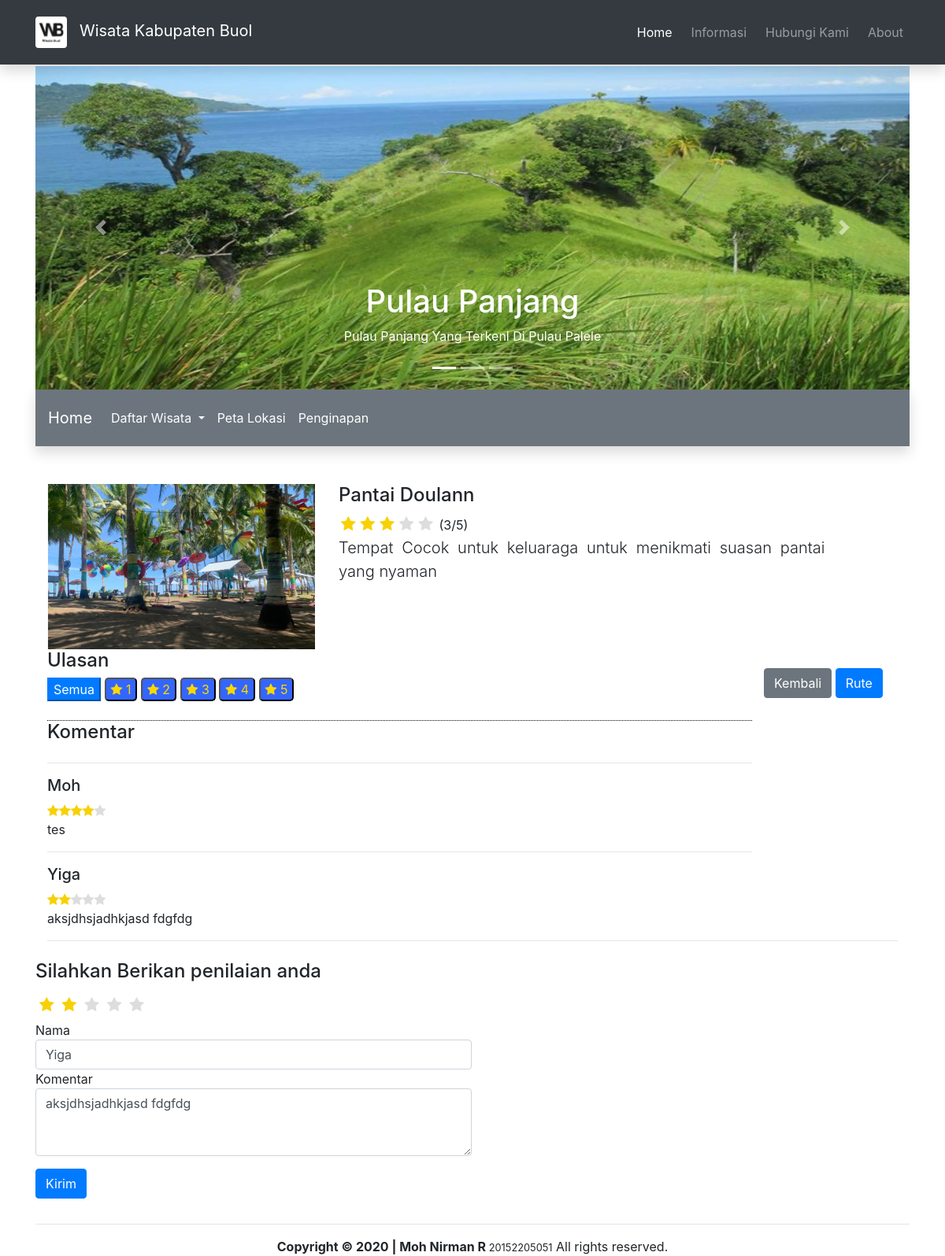
/?page=detail_p&id=2, run on the app's committed database.
### tables this page shows
CREATE TABLE `pantai` (
  `id_pantai` int(6) NOT NULL,
  `nm_pantai` varchar(30) NOT NULL,
  `gr_lintang` varchar(30) NOT NULL,
  `gr_bujur` varchar(30) NOT NULL,
  `inf_pantai` longtext NOT NULL,
  `gambar` varchar(100) NOT NULL,
  `id_user` int(11) NOT NULL
);

CREATE TABLE `p_rating` (
  `id_user` varchar(11) NOT NULL,
  `rating` tinyint(1) NOT NULL,
  `perbaikan` varchar(255) NOT NULL,
  `id_pantai` varchar(11) NOT NULL,
  `nama_user` varchar(11) NOT NULL,
  `komentar` varchar(1000) NOT NULL
);

### pantai/detail_p.php (the view, shortened to what this page needs)
<?php
require_once('admin/administrator/config/koneksi.php');
$get = $config->query("SELECT c.id_pantai AS id_pantai, nm_pantai, inf_pantai, AVG(rating) AS rating, gambar FROM pantai c LEFT JOIN p_rating r ON(c.id_pantai = r.id_pantai) WHERE c.id_pantai = '" . $_GET['id'] . "'");
$d = $get->fetch_assoc();
$star = '';
for ($i = 1; $i <= 5; $i++) {
    if ($i <= ceil($d['rating'])) {
        $star .= '<span class="on"><i class="fa fa-star"></i></span>';
    } else {
        $star .= '<span class="off"><i class="fa fa-star"></i></span>';
    }
}
$id_user = $_SERVER['REMOTE_ADDR'];
$cek    = $config->query("SELECT * FROM `p_rating` WHERE  id_pantai = '" . $_GET['id'] . "' AND id_user = '" . $id_user . "'");
if ($cek->num_rows > 0) {
    $cek = $cek->fetch_assoc();
    $nama = $cek['nama_user'];
    $ulasan = $cek['komentar'];
}
?>
<!DOCTYPE html>
<html lang="en">
<head>
    <link rel="stylesheet" href="./css/bootstrap.css">
</head>
<body>
    <div class="container">
        <div class="row mt-5">
            <div class="col-md-4">
                <img src="admin/administrator/assets/img/foto_wisata/<?php echo $d['gambar']; ?>" width="100%">
            </div>
            <div class="col-md-7">
                <h4><?php echo $d['nm_pantai']; ?></h4>
                <div class="star">
                    <?php echo $star; ?> (<?php echo ($d['rating'] != '') ? (int)$d['rating'] : 0; ?>/5)
                </div>
                <div class="clearfix"></div>
                <p align="justify" class="lead"><?php echo $d['inf_pantai']; ?></p>
            </div>
            <div class="col-lg-10">
                <h4>Ulasan</h4>
                <button class="btn-primary"><a onClick="window.location.reload()">Semua</a></button>
                <button type="button" value="1" class="rating-filter" style="color: gold; background-color: #3366FF; border-radius: 5px; " title="Buruk - 1 Bintang"><i class="fa fa-star"></i> 1</button>
                <button type="button" value="2" class="rating-filter" style="color: gold; background-color: #3366FF; border-radius: 5px; " title="Tidak Buruk - 2 Bintang"><i class="fa fa-star"></i> 2</button>
                <button type="button" value="3" class="rating-filter" style="color: gold; background-color: #3366FF; border-radius: 5px; " title="Bagus - 3 Bintang"><i class="fa fa-star"></i> 3</button>
                <button type="button" value="4" class="rating-filter" style="color: gold; background-color: #3366FF; border-radius: 5px; " title="Sangat Bagus - 4 Bintang"><i class="fa fa-star"></i> 4</button>
                <button type="button" value="5" class="rating-filter" style="color: gold; background-color: #3366FF; border-radius: 5px; " title="Sempurna - 5 Bintang"><i class="fa fa-star"></i> 5</button>
                <div style="border-bottom:1px dotted #000">&nbsp;</div>
                <h4>Komentar</h4>
                <div id="komentar-list" class="row">
                    <?php
                    $komentar = mysqli_query($config, "SELECT rating, komentar, nama_user FROM p_rating  WHERE id_pantai = '" . $_GET['id'] . "'");
                    while ($komen = $komentar->fetch_assoc()) {
                        $star_rating = '';
                        for ($i = 1; $i <= 5; $i++) {
                            if ($i <= ceil($komen['rating'])) {
                                $star_rating .= '<span class="on"><i class="fa fa-star"></i></span>';
                            } else {
                                $star_rating .= '<span class="off"><i class="fa fa-star"></i></span>';
                            }
                        }
                         echo '<div class="col-md-12">
                                '.'<h5><hr>'. $komen['nama_user']. '<br /></h5>' . $star_rating . '<br />' . $komen['komentar'] . '
                                </div>';
                    }
                    ?>
                </div>
            </div>
            <div class="text-right mt-4">
                <a href="?page=wisata_pantai" class="btn btn-secondary">Kembali</a>
                <a href="?page=rute_pantai&id=<?= $d['id_pantai'] ?>" class="btn btn-primary">Rute</a>
            </div>
        </div>
    <hr>
    <div class="row mt-4">
        <h4>Silahkan Berikan penilaian anda</h4>
    </div>
    <div  class="row ">
        <form method="POST" action="pantai/proses_p.php">
            <div class="rating">
                <label for="star5" title="Sempurna - 5 Bintang"></label>
                <label for="star4" title="Sangat Bagus - 4 Bintang"></label>
                <label for="star3" title="Bagus - 3 Bintang"></label>
                <label for="star2" title="Tidak Buruk - 2 Bintang"></label>
                <label for="star1" title="Buruk - 1 Bintang"></label>
            </div>
            <div class="clearfix"></div>
            <div class="form-group">
                <label for="nama_user">Nama</label>
                <input type="text" name="nama_user" id="nama_user" class="form-control" value="<?= (isset($nama)) ? $nama : ''; ?>">
                <label for="ulasan">Komentar</label>
                <textarea name="komentar" id="komentar" class="form-control" cols="50" rows="3"><?= (isset($ulasan)) ? $ulasan : ''; ?></textarea>
            </div>
            <div class="form-group">
                <button type="submit" name="submit" class="btn btn-primary" value="Submit">Kirim</button>
            </div>
        </form>
    </div>
    </div>
</body>
</html>

### pantai/detail_p.php (style rules this page uses)
form, label { margin: 0; padding: 0; }
.rating { border: none; float: left; }
.rating>label::before { margin: 5px; font-size: 1.25em; font-family: FontAwesome; display: inline-block; content: "\f005"; }
.rating>label { color: #ddd; float: right; }
.rating>input:checked~label, .rating:not(:checked)>label:hover, .rating:not(:checked)>label:hover~label { color: #f7d106; }
.star { float: left; padding-right: 20px; }
.star span { padding: 3px; font-size: 20px; }
.on { color: #f7d106 }
.off { color: #ddd; }

### data on the page
pantai: gambar (picture), nm_pantai "Pantai Doulann", inf_pantai "Tempat Cocok untuk keluaraga untuk menikmati suasan pantai yang nyaman"
p_rating: nama_user "Moh", rating 4 (drawn), komentar "tes"
p_rating: nama_user "Yiga", rating 2 (drawn), komentar "aksjdhsjadhkjasd fdgfdg"

### other printed values
$d['rating'] "3"
